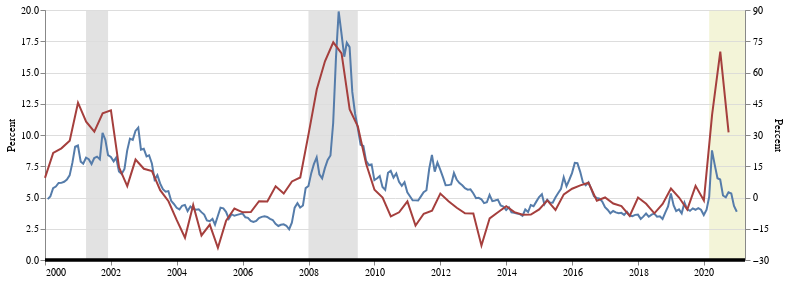

Here is the notebook cell this chart was saved with:
### Markdown cell above
Next up we define the plotter function, using `Altair` to generate a `Vega-Lite` grammar, which in turn gets translated to vanilla `Vega`.
* The visualization has 4 components:
    * The line for `DRTSCIS` on the right `y` axis
    * The line `BAMLH0A0HYM2` on the left `y` axis 
    * The shaded recession areas
    * The thick zeroline
* The transformation tasks are the following:
    * Generate line plots
    * Allocate the correct colors
    * Set scales & domains
    * Set axis labels
    * Set axis tick intervals & ticks
    * Set axis tick formats
    * Set up shadded areas and zeroline
    * Set up z-order
    * Concatenate everything onto one timeline plot, with `DRTSCIS` on the right `y` axis
* 👇 Et voila!

### Code cell
def plotter(df1,df2,dr):
    l1=alt.Chart(df1)\
        .mark_line(
        line=True,
        color='#A53F3D'
        ).encode(
        x='DATE:T',
        y=alt.Y(indicator1+':Q', 
                title='Percent', 
                scale=alt.Scale(domain=(-30, 90)),
                axis=alt.Axis(
                    format= ".0f",
                    tickCount=9,
                    titleFontWeight='normal',
                    values=[15*i for i in range(-2,7)]
                )
               )
    )
    l2=alt.Chart(df2)\
        .mark_line(
        line=True,
        color='#557CAA'
        ).encode(
        x=alt.X('DATE:T', 
                title=None,
                axis=alt.Axis(
                    grid=False,
                    tickCount=10
                )
               ),
        y=alt.Y(indicator2+':Q', 
                title='Percent', 
                scale=alt.Scale(domain=[0, 20]),
                axis=alt.Axis(
                    format= ".1f",
                    grid=True,
                    tickCount=9,
                    titleFontWeight='normal',
                    values=[2.5*i for i in range(9)]
                )
               )
    )
    rect = alt.Chart(dr).mark_rect(
        blend='darken'
    ).encode(
        x='start:T',
        x2='end:T',
        color=alt.Color('color:N',scale=None),
#     ).properties(
#         width=700,
#         height=250
    )
    l = alt.Chart(pd.DataFrame([{'value':0}])).mark_rule(size=3).encode(
        y=alt.Y('value:Q', 
                title=None, 
                scale=alt.Scale(domain=[0, 20]),
                axis=alt.Axis(
                    values=[],
                    grid=False
                )
               ),
    )
    return ((rect)+((l2+l1+l).resolve_scale(y='independent'))+l).configure_view(
        continuousHeight=250,
        continuousWidth=700,
    )
plotter(df1,df2,dr)

### Figure 1 — Vega-Lite specification as saved in the notebook (floating-point values rounded to 4 significant figures; data arrays with more than 128 entries replaced by an {"elided": "..."} marker saying what was removed)
{"config": {"view": {"continuousWidth": 700, "continuousHeight": 250}}, "layer": [{"data": {"name": "data-2b08226b30bbb08a20f45bc01ddaafde"}, "mark": {"type": "rect", "blend": "darken"}, "encoding": {"color": {"type": "nominal", "field": "color", "scale": null}, "x": {"type": "temporal", "field": "start"}, "x2": {"field": "end"}}}, {"layer": [{"data": {"name": "data-6ed5a39391315cf3ad87497286e387ef"}, "mark": {"type": "line", "color": "#557CAA", "line": true}, "encoding": {"x": {"type": "temporal", "axis": {"grid": false, "tickCount": 10}, "field": "DATE", "title": null}, "y": {"type": "quantitative", "axis": {"format": ".1f", "grid": true, "tickCount": 9, "titleFontWeight": "normal", "values": [0.0, 2.5, 5.0, 7.5, 10.0, 12.5, 15.0, 17.5, 20.0]}, "field": "BAMLH0A0HYM2", "scale": {"domain": [0, 20]}, "title": "Percent"}}}, {"data": {"name": "data-31af04096cd0c79173243a476031e47a"}, "mark": {"type": "line", "color": "#A53F3D", "line": true}, "encoding": {"x": {"type": "temporal", "field": "DATE"}, "y": {"type": "quantitative", "axis": {"format": ".0f", "tickCount": 9, "titleFontWeight": "normal", "values": [-30, -15, 0, 15, 30, 45, 60, 75, 90]}, "field": "DRTSCIS", "scale": {"domain": [-30, 90]}, "title": "Percent"}}}, {"data": {"name": "data-4c6f780913a45f81a467345005541598"}, "mark": {"type": "rule", "size": 3}, "encoding": {"y": {"type": "quantitative", "axis": {"grid": false, "values": []}, "field": "value", "scale": {"domain": [0, 20]}, "title": null}}}], "resolve": {"scale": {"y": "independent"}}}, {"data": {"name": "data-4c6f780913a45f81a467345005541598"}, "mark": {"type": "rule", "size": 3}, "encoding": {"y": {"type": "quantitative", "axis": {"grid": false, "values": []}, "field": "value", "scale": {"domain": [0, 20]}, "title": null}}}], "$schema": "https://vega.github.io/schema/vega-lite/v4.8.1.json", "datasets": {"data-2b08226b30bbb08a20f45bc01ddaafde": [{"start": "2001-03-31", "end": "2001-11-30", "event": "recession", "color": "#E2E2E2"}, {"start": "2007-12-31", "end": "2009-06-30", "event": "recession", "color": "#E2E2E2"}, {"start": "2020-02-29", "end": "2021-04-01", "event": "covid", "color": "#F3F4D8"}], "data-6ed5a39391315cf3ad87497286e387ef": {"elided": "252 records"}, "data-31af04096cd0c79173243a476031e47a": [{"DATE": "2000-01-01T00:00:00", "DRTSCIS": 9.4}, {"DATE": "2000-04-01T00:00:00", "DRTSCIS": 21.4}, {"DATE": "2000-07-01T00:00:00", "DRTSCIS": 23.6}, {"DATE": "2000-10-01T00:00:00", "DRTSCIS": 27.3}, {"DATE": "2001-01-01T00:00:00", "DRTSCIS": 45.5}, {"DATE": "2001-04-01T00:00:00", "DRTSCIS": 36.4}, {"DATE": "2001-07-01T00:00:00", "DRTSCIS": 31.6}, {"DATE": "2001-10-01T00:00:00", "DRTSCIS": 40.4}, {"DATE": "2002-01-01T00:00:00", "DRTSCIS": 41.8}, {"DATE": "2002-04-01T00:00:00", "DRTSCIS": 14.5}, {"DATE": "2002-07-01T00:00:00", "DRTSCIS": 5.5}, {"DATE": "2002-10-01T00:00:00", "DRTSCIS": 18.2}, {"DATE": "2003-01-01T00:00:00", "DRTSCIS": 13.8}, {"DATE": "2003-04-01T00:00:00", "DRTSCIS": 12.7}, {"DATE": "2003-07-01T00:00:00", "DRTSCIS": 3.5}, {"DATE": "2003-10-01T00:00:00", "DRTSCIS": -1.8}, {"DATE": "2004-01-01T00:00:00", "DRTSCIS": -10.9}, {"DATE": "2004-04-01T00:00:00", "DRTSCIS": -19.3}, {"DATE": "2004-07-01T00:00:00", "DRTSCIS": -3.6}, {"DATE": "2004-10-01T00:00:00", "DRTSCIS": -18.2}, {"DATE": "2005-01-01T00:00:00", "DRTSCIS": -13.0}, {"DATE": "2005-04-01T00:00:00", "DRTSCIS": -24.1}, {"DATE": "2005-07-01T00:00:00", "DRTSCIS": -11.1}, {"DATE": "2005-10-01T00:00:00", "DRTSCIS": -5.3}, {"DATE": "2006-01-01T00:00:00", "DRTSCIS": -7.1}, {"DATE": "2006-04-01T00:00:00", "DRTSCIS": -7.0}, {"DATE": "2006-07-01T00:00:00", "DRTSCIS": -1.8}, {"DATE": "2006-10-01T00:00:00", "DRTSCIS": -1.9}, {"DATE": "2007-01-01T00:00:00", "DRTSCIS": 5.4}, {"DATE": "2007-04-01T00:00:00", "DRTSCIS": 1.9}, {"DATE": "2007-07-01T00:00:00", "DRTSCIS": 7.7}, {"DATE": "2007-10-01T00:00:00", "DRTSCIS": 9.6}, {"DATE": "2008-01-01T00:00:00", "DRTSCIS": 30.4}, {"DATE": "2008-04-01T00:00:00", "DRTSCIS": 51.8}, {"DATE": "2008-07-01T00:00:00", "DRTSCIS": 65.4}, {"DATE": "2008-10-01T00:00:00", "DRTSCIS": 74.5}, {"DATE": "2009-01-01T00:00:00", "DRTSCIS": 69.2}, {"DATE": "2009-04-01T00:00:00", "DRTSCIS": 42.3}, {"DATE": "2009-07-01T00:00:00", "DRTSCIS": 34.0}, {"DATE": "2009-10-01T00:00:00", "DRTSCIS": 16.1}, {"DATE": "2010-01-01T00:00:00", "DRTSCIS": 3.7}, {"DATE": "2010-04-01T00:00:00", "DRTSCIS": 0.0}, {"DATE": "2010-07-01T00:00:00", "DRTSCIS": -9.1}, {"DATE": "2010-10-01T00:00:00", "DRTSCIS": -7.1}, {"DATE": "2011-01-01T00:00:00", "DRTSCIS": -1.9}, {"DATE": "2011-04-01T00:00:00", "DRTSCIS": -13.5}, {"DATE": "2011-07-01T00:00:00", "DRTSCIS": -7.8}, {"DATE": "2011-10-01T00:00:00", "DRTSCIS": -6.3}, {"DATE": "2012-01-01T00:00:00", "DRTSCIS": 1.9}, {"DATE": "2012-04-01T00:00:00", "DRTSCIS": -1.8}, {"DATE": "2012-07-01T00:00:00", "DRTSCIS": -4.9}, {"DATE": "2012-10-01T00:00:00", "DRTSCIS": -7.6}, {"DATE": "2013-01-01T00:00:00", "DRTSCIS": -7.7}, {"DATE": "2013-04-01T00:00:00", "DRTSCIS": -23.1}, {"DATE": "2013-07-01T00:00:00", "DRTSCIS": -10.0}, {"DATE": "2013-10-01T00:00:00", "DRTSCIS": -7.1}, {"DATE": "2014-01-01T00:00:00", "DRTSCIS": -4.2}, {"DATE": "2014-04-01T00:00:00", "DRTSCIS": -7.0}, {"DATE": "2014-07-01T00:00:00", "DRTSCIS": -8.3}, {"DATE": "2014-10-01T00:00:00", "DRTSCIS": -8.2}, {"DATE": "2015-01-01T00:00:00", "DRTSCIS": -5.7}, {"DATE": "2015-04-01T00:00:00", "DRTSCIS": -1.4}, {"DATE": "2015-07-01T00:00:00", "DRTSCIS": -6.0}, {"DATE": "2015-10-01T00:00:00", "DRTSCIS": 1.5}, {"DATE": "2016-01-01T00:00:00", "DRTSCIS": 4.2}, {"DATE": "2016-04-01T00:00:00", "DRTSCIS": 5.8}, {"DATE": "2016-07-01T00:00:00", "DRTSCIS": 7.1}, {"DATE": "2016-10-01T00:00:00", "DRTSCIS": -1.5}, {"DATE": "2017-01-01T00:00:00", "DRTSCIS": 0.0}, {"DATE": "2017-04-01T00:00:00", "DRTSCIS": -2.9}, {"DATE": "2017-07-01T00:00:00", "DRTSCIS": -4.1}, {"DATE": "2017-10-01T00:00:00", "DRTSCIS": -8.8}, {"DATE": "2018-01-01T00:00:00", "DRTSCIS": 0.0}, {"DATE": "2018-04-01T00:00:00", "DRTSCIS": -3.0}, {"DATE": "2018-07-01T00:00:00", "DRTSCIS": -7.6}, {"DATE": "2018-10-01T00:00:00", "DRTSCIS": -3.1}, {"DATE": "2019-01-01T00:00:00", "DRTSCIS": 4.3}, {"DATE": "2019-04-01T00:00:00", "DRTSCIS": 0.0}, {"DATE": "2019-07-01T00:00:00", "DRTSCIS": -5.8}, {"DATE": "2019-10-01T00:00:00", "DRTSCIS": 5.6}, {"DATE": "2020-01-01T00:00:00", "DRTSCIS": -1.4}, {"DATE": "2020-04-01T00:00:00", "DRTSCIS": 39.7}, {"DATE": "2020-07-01T00:00:00", "DRTSCIS": 70.0}, {"DATE": "2020-10-01T00:00:00", "DRTSCIS": 31.3}], "data-4c6f780913a45f81a467345005541598": [{"value": 0}]}}
